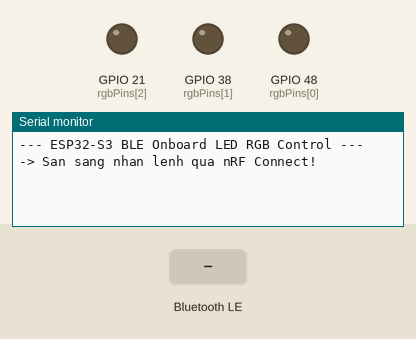
This sketch was run on a simulated ESP32-S3. Shown: output pins drawn as LEDs (lit = HIGH), the last lines printed to the serial monitor. The test bench sets the inputs (shaded band). Nothing arrives over Bluetooth unless stated; a phone connects over Bluetooth LE 3 s after start.

Above: at 1.6 s.
1.7 s: Bluetooth LE write "red" received
At 2.9 s:
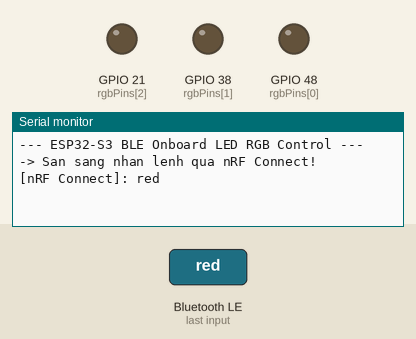
3.2 s: Bluetooth LE write "green" received
At 4.3 s:
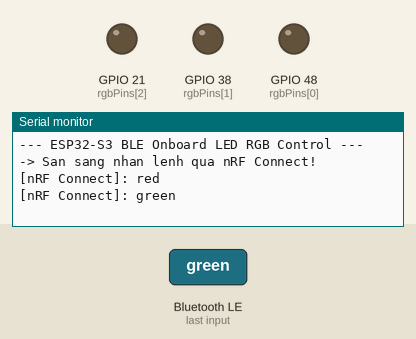
4.7 s: Bluetooth LE write "blue" received
At 5.5 s:
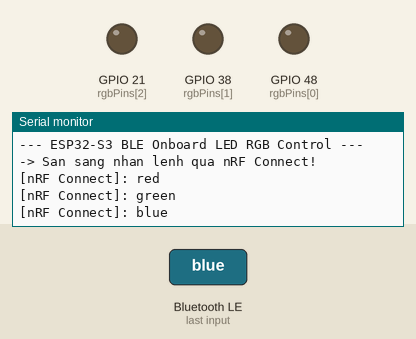

Measured:
- after the input at 1.7 s, the serial monitor: prints a new line at once (image 1)
- after the input at 3.2 s, the serial monitor: prints a new line at once (image 2)
- after the input at 4.7 s, the serial monitor: prints a new line at once (image 3)

The sketch:

BLE.ino
```cpp
#include <BLEDevice.h>
#include <BLEUtils.h>
#include <BLEServer.h>

// Danh sách các chân GPIO phổ biến của LED RGB tích hợp trên ESP32-S3
const int rgbPins[] = {48, 38, 21};
const int numPins = sizeof(rgbPins) / sizeof(rgbPins[0]);

#define SERVICE_UUID        "4fa86000-0523-43f0-ac8b-d00b3e0561e0"
#define CHARACTERISTIC_UUID "beb5483e-36e1-4688-b7f5-ea07361b26a8"

// Biến quản lý trạng thái nháy
bool isBlinking = false;
unsigned long lastBlinkTime = 0;
uint8_t blinkR = 0, blinkG = 0, blinkB = 0;
bool blinkState = false;

// Hàm ghi màu ra tất cả các chân GPIO nghi vấn
void setAllRGB(uint8_t r, uint8_t g, uint8_t b) {
  for (int i = 0; i < numPins; i++) {
    neopixelWrite(rgbPins[i], r, g, b);
  }
}

// Lớp callback xử lý dữ liệu gửi từ nRF Connect
class MyCallbacks: public BLECharacteristicCallbacks {
    void onWrite(BLECharacteristic *pCharacteristic) {
      String value = pCharacteristic->getValue().c_str();

      if (value.length() > 0) {
        value.toLowerCase();
        value.trim();

        Serial.print("[nRF Connect]: ");
        Serial.println(value);

        // Mặc định dừng nháy khi nhận lệnh mới
        isBlinking = false;

        // --- CÁC MÀU TĨNH ---
        if (value == "red")          setAllRGB(255, 0, 0);
        else if (value == "green")   setAllRGB(0, 255, 0);
        else if (value == "blue")    setAllRGB(0, 0, 255);
        else if (value == "yellow")  setAllRGB(255, 255, 0);
        else if (value == "cyan")    setAllRGB(0, 255, 255);
        else if (value == "purple")  setAllRGB(128, 0, 128);
        else if (value == "white")   setAllRGB(255, 255, 255);
        else if (value == "orange")  setAllRGB(255, 165, 0);
        else if (value == "pink")    setAllRGB(255, 192, 203);
        else if (value == "off")     setAllRGB(0, 0, 0);

        // --- CÁC LỆNH NHÁY (BLINK) ---
        else if (value.startsWith("blink")) {
          isBlinking = true;
          if (value == "blink_red")         { blinkR = 255; blinkG = 0;   blinkB = 0; }
          else if (value == "blink_green")  { blinkR = 0;   blinkG = 255; blinkB = 0; }
          else if (value == "blink_blue")   { blinkR = 0;   blinkG = 0;   blinkB = 255; }
          else if (value == "blink_yellow") { blinkR = 255; blinkG = 255; blinkB = 0; }
          else if (value == "blink_purple") { blinkR = 128; blinkG = 0;   blinkB = 128; }
          else if (value == "blink_cyan")   { blinkR = 0;   blinkG = 255; blinkB = 255; }
          else                              { blinkR = 255; blinkG = 255; blinkB = 255; } // blink hoặc blink_white
        }
        else {
          Serial.println("-> Lenh khong hop le!");
        }
      }
    }
};

void setup() {
  Serial.begin(115200);

  // Cấu hình Output cho các chân GPIO
  for (int i = 0; i < numPins; i++) {
    pinMode(rgbPins[i], OUTPUT);
  }

  // Khởi động nháy nhẹ để báo hiệu nguồn sẵn sàng
  setAllRGB(255, 0, 0); delay(150);
  setAllRGB(0, 255, 0); delay(150);
  setAllRGB(0, 0, 255); delay(150);
  setAllRGB(0, 0, 0);

  Serial.println("--- ESP32-S3 BLE Onboard LED RGB Control ---");

  // Khởi tạo BLE
  BLEDevice::init("ESP32S3_Onboard_LED");
  BLEServer *pServer = BLEDevice::createServer();
  BLEService *pService = pServer->createService(SERVICE_UUID);

  BLECharacteristic *pCharacteristic = pService->createCharacteristic(
                                         CHARACTERISTIC_UUID,
                                         BLECharacteristic::PROPERTY_READ |
                                         BLECharacteristic::PROPERTY_WRITE
                                       );

  pCharacteristic->setCallbacks(new MyCallbacks());
  pService->start();

  BLEAdvertising *pAdvertising = BLEDevice::getAdvertising();
  pAdvertising->addServiceUUID(SERVICE_UUID);
  BLEDevice::startAdvertising();

  Serial.println("-> San sang nhan lenh qua nRF Connect!");
}

void loop() {
  // Xử lý hiệu ứng nháy đèn (Non-blocking timer)
  if (isBlinking) {
    if (millis() - lastBlinkTime >= 300) { // Tốc độ nháy 300ms
      lastBlinkTime = millis();
      blinkState = !blinkState;
      if (blinkState) {
        setAllRGB(blinkR, blinkG, blinkB);
      } else {
        setAllRGB(0, 0, 0);
      }
    }
  }
  vTaskDelay(10 / portTICK_PERIOD_MS);
}
```
